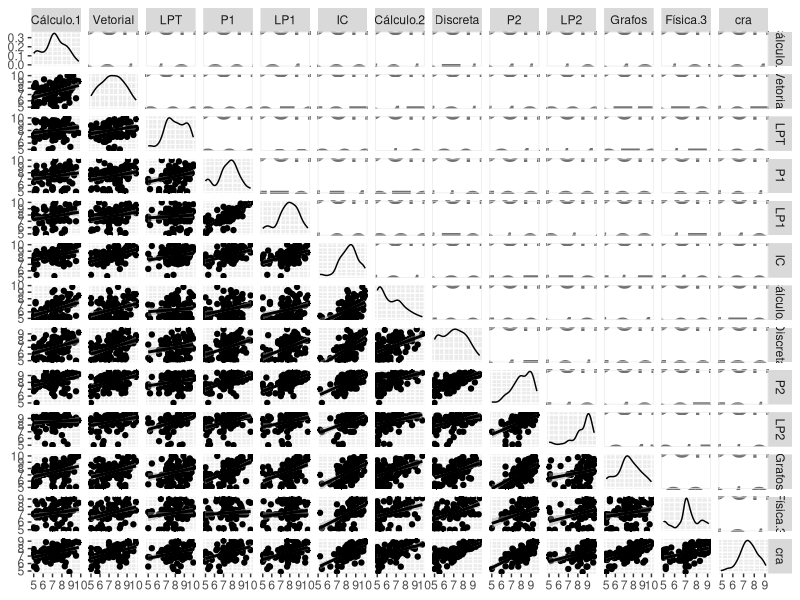
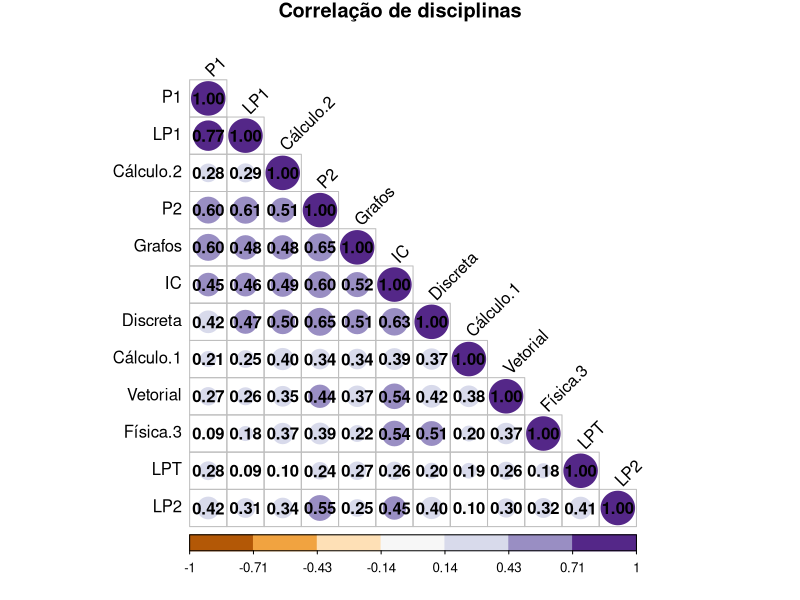
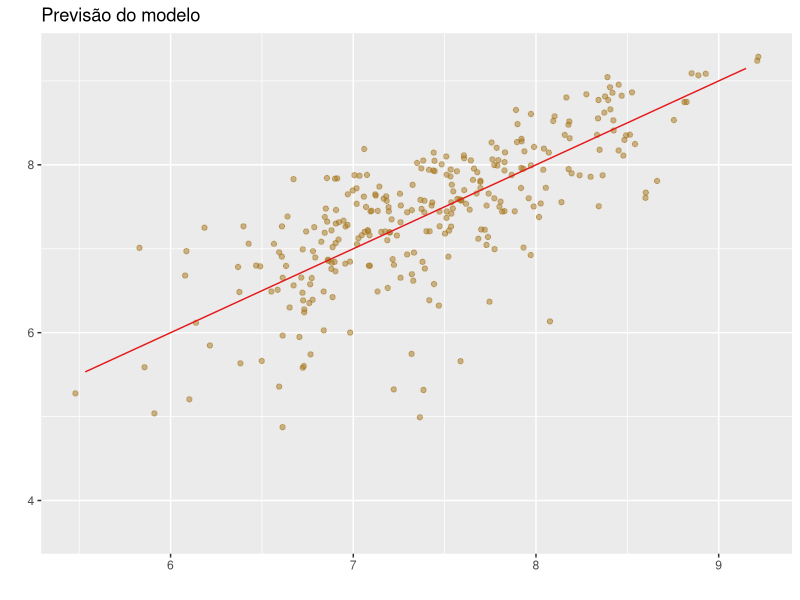
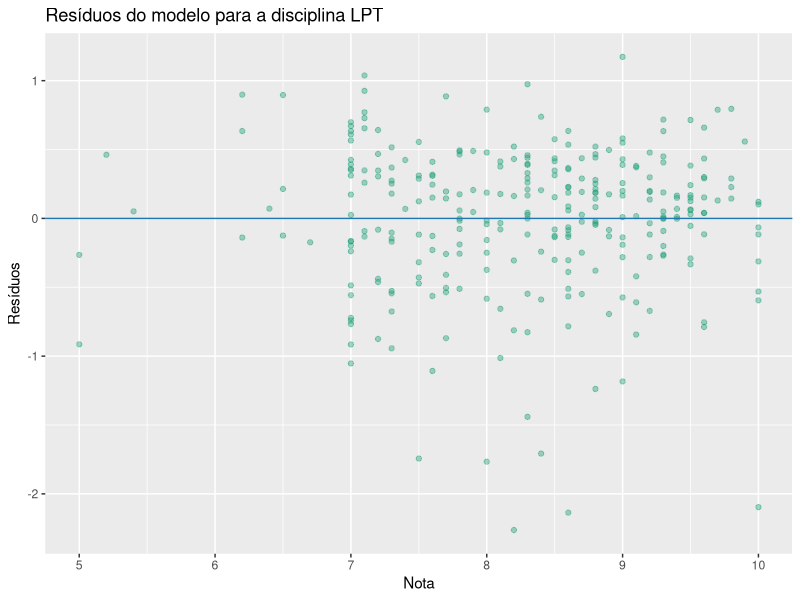
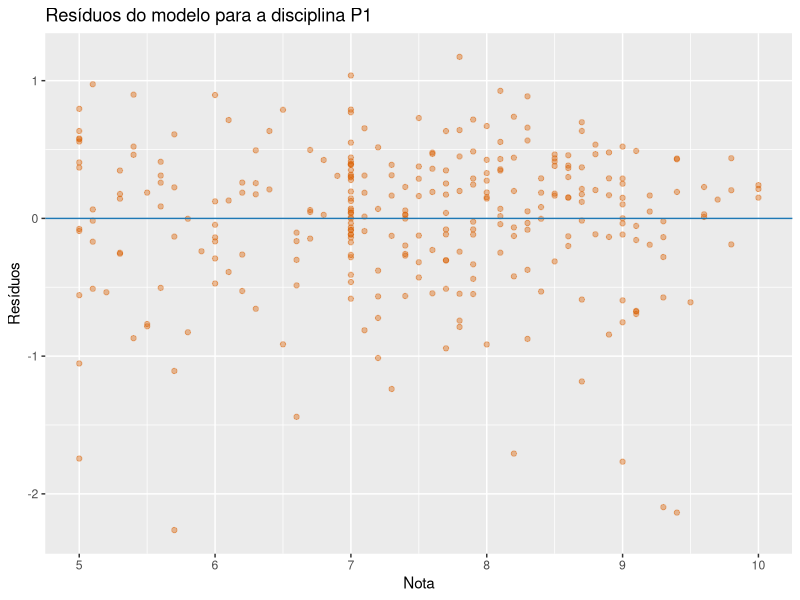
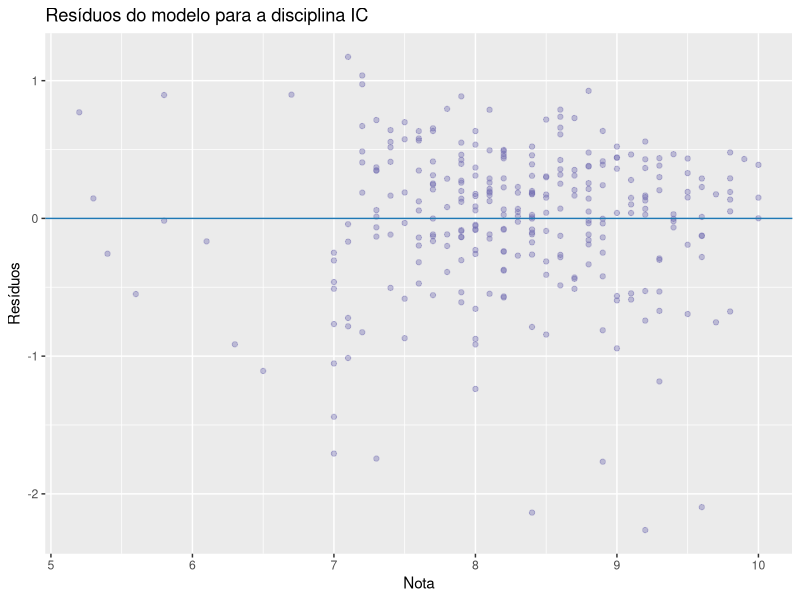
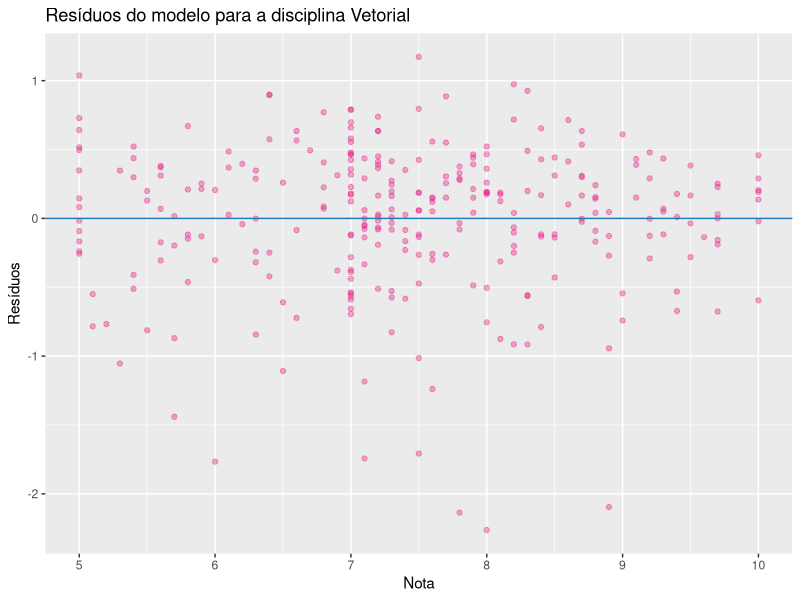
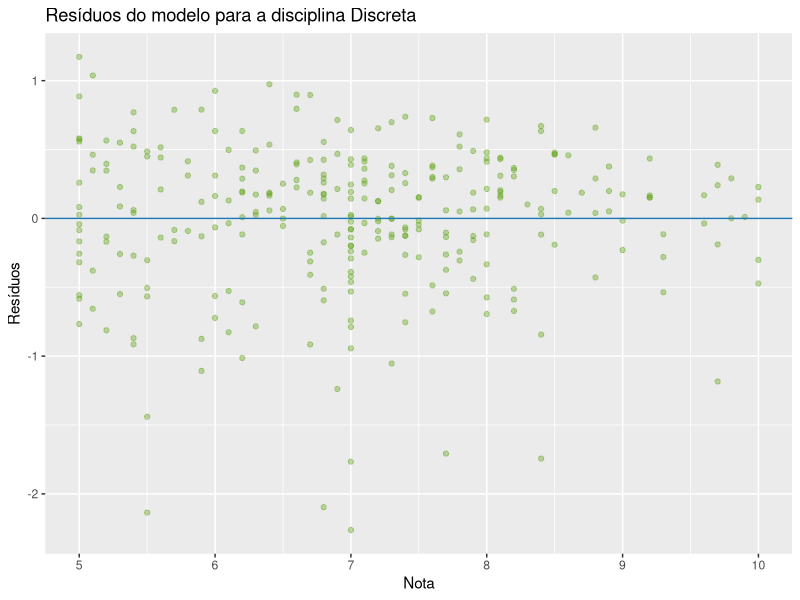

Write the R code that produced these figures, in order.
## ---- chunk 1
knitr::opts_chunk$set(echo = TRUE)
library(GGally)
library(ggplot2)
library(corrplot)
library(RColorBrewer)

## ---- chunk 2
graduados = read.csv("graduados_disciplinas.csv")

graduados = graduados[, c("Cálculo.Diferencial.e.Integral.I",  "Álgebra.Vetorial.e.Geometria.Analítica", "Leitura.e.Produção.de.Textos", "Programação.I", "Laboratório.de.Programação.I", "Introdução.à.Computação", "Cálculo.Diferencial.e.Integral.II", "Matemática.Discreta", "Programação.II", "Laboratório.de.Programação.II", "Teoria.dos.Grafos", "Fundamentos.de.Física.Clássica", "cra")]

colnames(graduados) = c("Cálculo.1", "Vetorial", "LPT", "P1", "LP1", "IC", "Cálculo.2", "Discreta", "P2", "LP2", "Grafos", "Física.3", "cra")

ggpairs(na.omit(graduados), lower = list(continuous = "smooth"), upper = list(continuous = wrap("cor", size = 10)))
## ---- chunk 3
rl = lm(cra ~ ., data = graduados)

summary(rl)
## ---- chunk 4
M = cor(na.omit(graduados[,1:12]))

corrplot(M, type = "lower", title = "Correlação de disciplinas",  order="hclust", col=brewer.pal(n=7, name="PuOr"), addCoef.col = "black", tl.col="black", tl.srt=45, mar=c(0,0,1,0) )
## ---- chunk 5
graduados = graduados[, c("LPT", "P1", "IC", "Vetorial", "Discreta", "P2", "cra")]

rl = lm(cra ~ ., data = na.omit(graduados))
predicoes = predict.lm(rl ,graduados)

ggplot(graduados, aes(y=graduados$cra, x=predicoes)) +  
  geom_point(alpha = 0.5, position = position_jitter(width = 0.3), color="#a6761d") + 
  labs(title="Previsão do modelo", x= "", y="") +  
  geom_line(aes(y = predict(rl, graduados)), colour = "#e41a1c")

summary(rl)

## ---- chunk 6
ggplot(rl, aes(LPT, .resid)) + 
  labs(title="Resíduos do modelo para a disciplina LPT", x= "Nota", y="Resíduos") +
  geom_point(alpha = 0.4, color="#1b9e77") +
  geom_hline(yintercept = 0, colour = "#1f78b4")
## ---- chunk 7
ggplot(rl, aes(P1, .resid)) + 
  labs(title="Resíduos do modelo para a disciplina P1", x= "Nota", y="Resíduos") +
  geom_point(alpha = 0.4, color="#d95f02") +
  geom_hline(yintercept = 0, colour = "#1f78b4")
## ---- chunk 8
ggplot(rl, aes(IC, .resid)) + 
  labs(title="Resíduos do modelo para a disciplina IC", x= "Nota", y="Resíduos") +
  geom_point(alpha = 0.4, color="#7570b3") +
  geom_hline(yintercept = 0, colour = "#1f78b4")
## ---- chunk 9
ggplot(rl, aes(Vetorial, .resid)) + 
  labs(title="Resíduos do modelo para a disciplina Vetorial", x= "Nota", y="Resíduos") +
  geom_point(alpha = 0.4, color="#e7298a") +
  geom_hline(yintercept = 0, colour = "#1f78b4")
## ---- chunk 10
ggplot(rl, aes(Discreta, .resid)) + 
  labs(title="Resíduos do modelo para a disciplina Discreta", x= "Nota", y="Resíduos") +
  geom_point(alpha = 0.4, color="#66a61e") +
  geom_hline(yintercept = 0, colour = "#1f78b4")
## ---- chunk 11
ggplot(rl, aes(P2, .resid)) + 
  labs(title="Resíduos do modelo para a disciplina LPT", x= "Nota", y="Resíduos") +
  geom_point(alpha = 0.4, color="#e6ab02") +
  geom_hline(yintercept = 0, colour = "#1f78b4")
## ---- chunk 12
ggplot(rl, aes(.resid)) + labs(title="Frequência de resíduos para grupo do sexo feminino", x= "Resíduo", y="Frequência") + 
  geom_freqpoly(binwidth = 0.5, color="springgreen4")
## ---- chunk 13
graduados1 = graduados[,c("Vetorial", "LPT", "P1", "IC", "cra")]
graduados1 = na.omit(graduados1)

rl1 = lm(cra ~ ., data = graduados1)
predicoes1 = predict.lm(rl1 ,graduados1)

ggplot(graduados1, aes(y=graduados1$cra, x=predicoes1)) +  
  geom_point(alpha = 0.5, position = position_jitter(width = 0.3), color="#984ea3") + 
  labs(title="Previsão do modelo Semestre 1", x= "", y="") +  
  geom_line(aes(y = predict(rl1, graduados1)), colour = "#e41a1c")
## ---- chunk 14
summary(rl1)
## ---- chunk 15
graduados2 = graduados[, c("Discreta", "P2", "cra")]
graduados2 = na.omit(graduados2)

rl2 = lm(cra ~ ., data = graduados2)
predicoes2 = predict.lm(rl2 ,graduados2)

ggplot(graduados2, aes(y=graduados2$cra, x=predicoes2)) +  
  geom_point(alpha = 0.5, position = position_jitter(width = 0.3), color="#fb8072") + 
  labs(title="Previsão do modelo Semestre 2", x= "", y="") +  
  geom_line(aes(y = predict(rl2, graduados2)), colour = "#e41a1c")
## ---- chunk 16
summary(rl2)
## ---- chunk 17
notas = data.frame(LPT = 8.2, P1 = 7.6, IC = 8.4, Vetorial = 7.3, Discreta = 7.1, P2 = 7.3)

predict(rl, notas)
